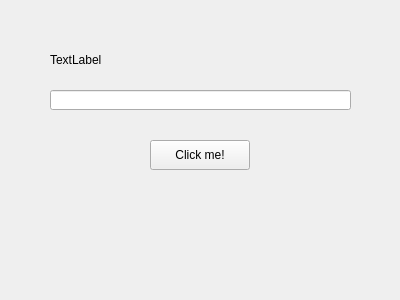
<?xml version="1.0" encoding="UTF-8"?>
<ui version="4.0">
 <class>MainWindow</class>
 <widget class="QMainWindow" name="MainWindow">
  <property name="geometry">
   <rect>
    <x>0</x>
    <y>0</y>
    <width>400</width>
    <height>300</height>
   </rect>
  </property>
  <property name="windowTitle">
   <string>MainWindow</string>
  </property>
  <widget class="QWidget" name="centralwidget">
   <widget class="QLabel" name="label">
    <property name="geometry">
     <rect>
      <x>50</x>
      <y>50</y>
      <width>301</width>
      <height>20</height>
     </rect>
    </property>
    <property name="text">
     <string>TextLabel</string>
    </property>
   </widget>
   <widget class="QLineEdit" name="lineEdit">
    <property name="geometry">
     <rect>
      <x>50</x>
      <y>90</y>
      <width>301</width>
      <height>20</height>
     </rect>
    </property>
   </widget>
   <widget class="QPushButton" name="pushButton">
    <property name="geometry">
     <rect>
      <x>150</x>
      <y>140</y>
      <width>100</width>
      <height>30</height>
     </rect>
    </property>
    <property name="text">
     <string>Click me!</string>
    </property>
   </widget>
  </widget>
 </widget>
 <resources/>
 <connections/>
</ui>
